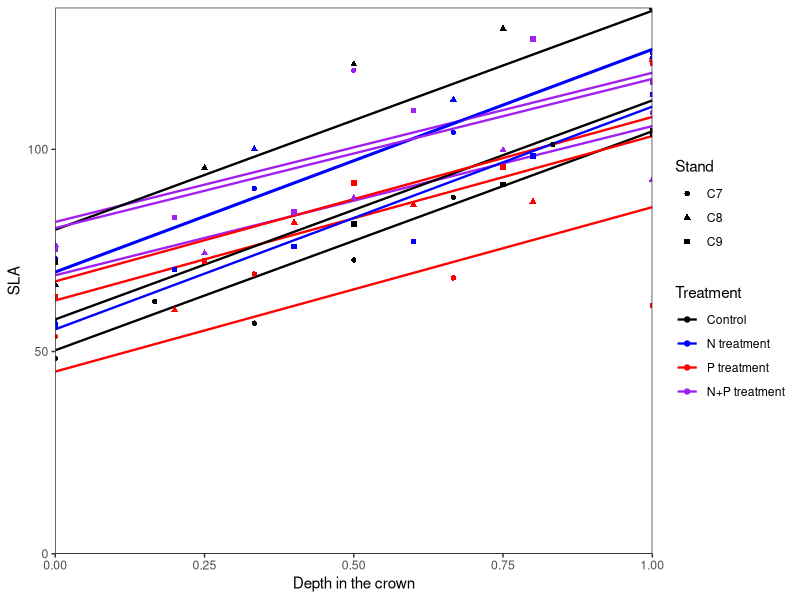
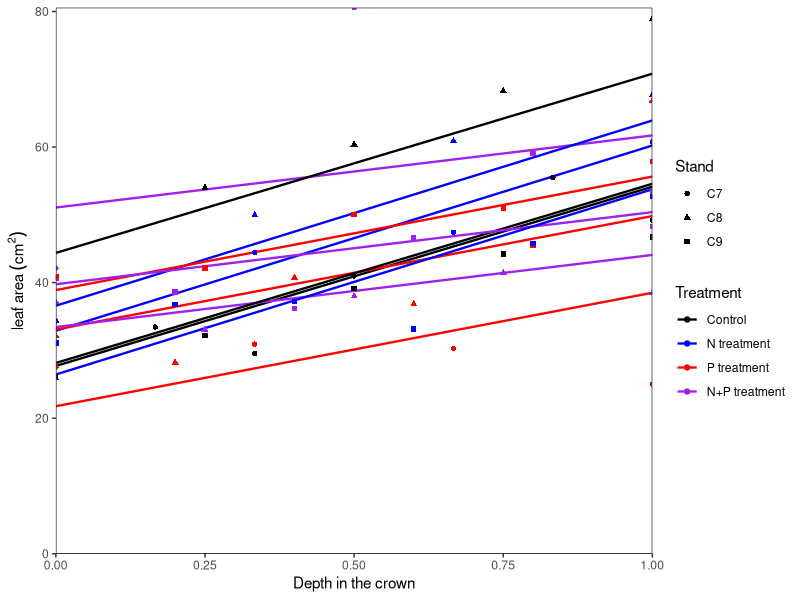
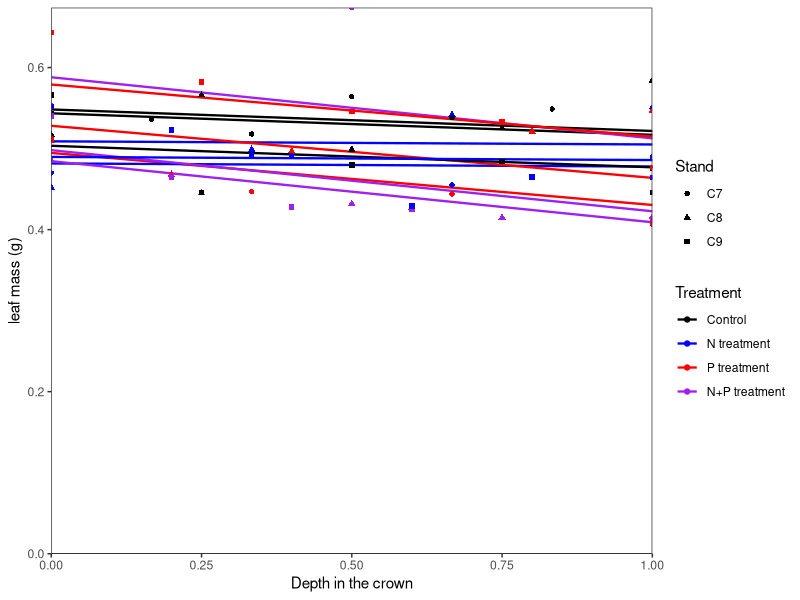
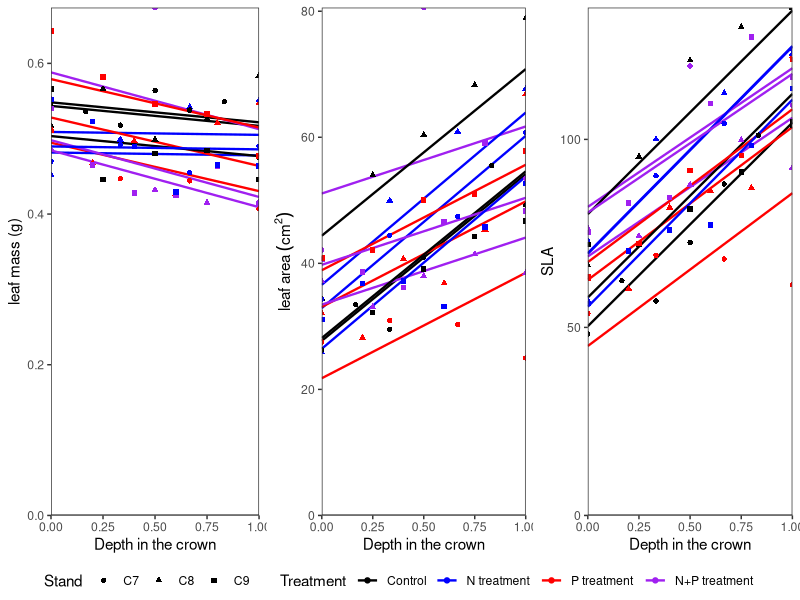
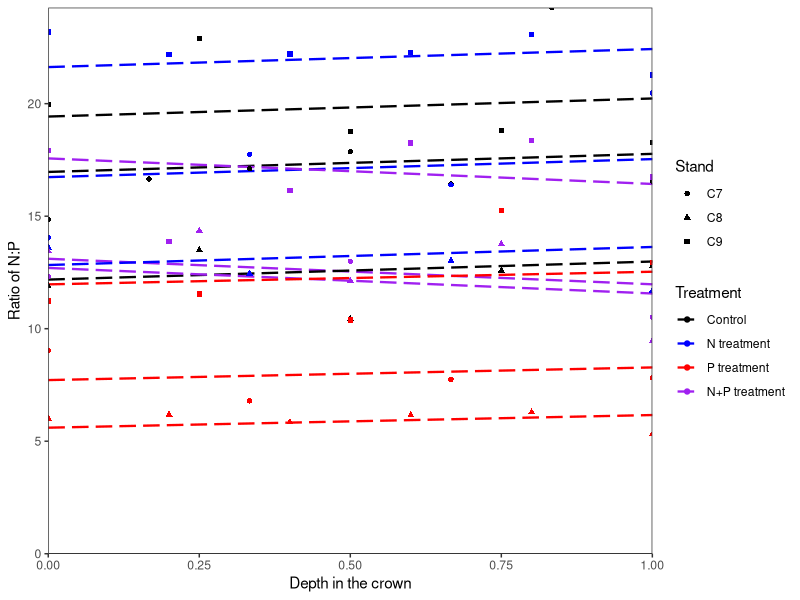
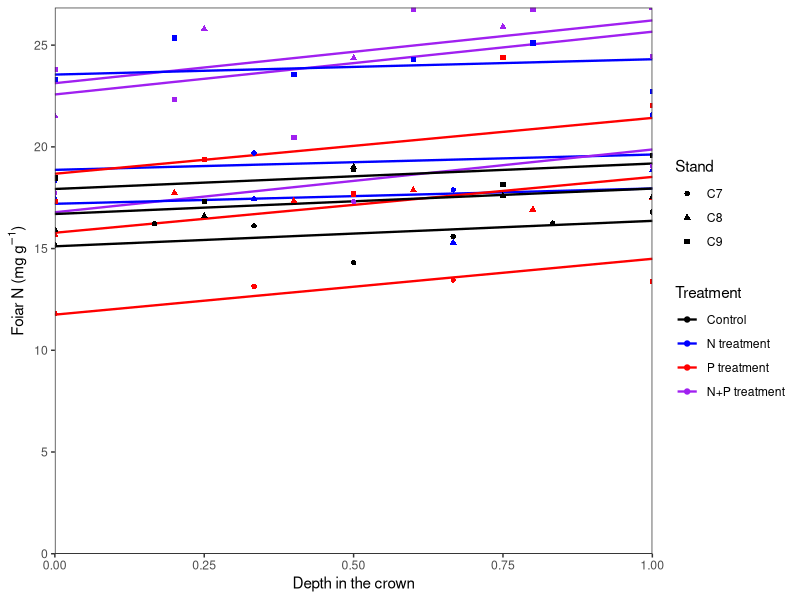
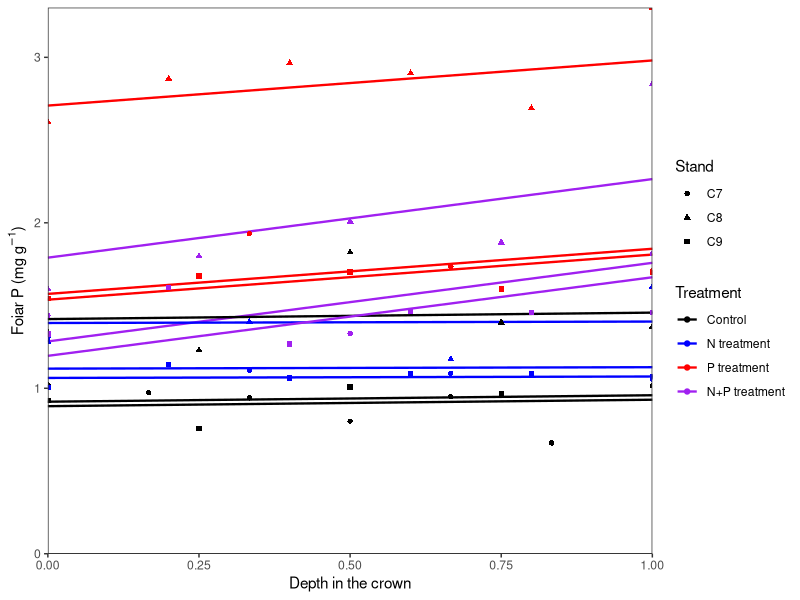
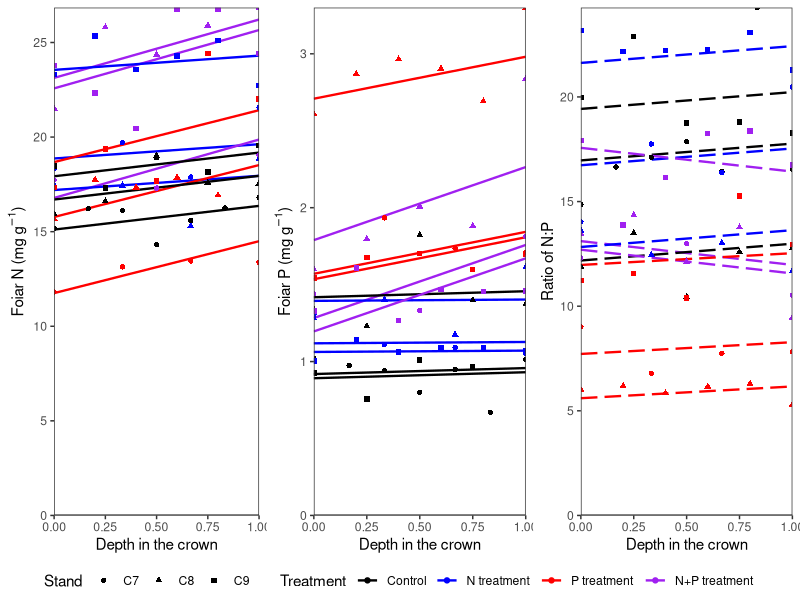

The R source for these figures, in order: (Note: this script raises an error after producing the figures.)





library(ggplot2)
library(nlme)


samp<-read.csv("better_melnhe_sugar_maple_crown_depth.csv", header=T)

samp$Treatment <- factor(samp$trmt,levels=c("Control","N treatment","P treatment","N+P treatment"))
samp$trmt <- factor(samp$trmt,levels=c("Control","N treatment","P treatment","N+P treatment"))
samp$Tree_ID<-as.numeric(samp$Tree_ID)



###########  SLA, mass, area

mSLA <- lme(SLA ~ scaled*Ntrmt*Ptrmt, random=~1|Stand/Tree_ID, data=samp)
mmass <- lme(mass_g ~ scaled*Ntrmt*Ptrmt, random=~1|Stand/Tree_ID, data=samp)
marea <- lme(area_cm2 ~ scaled*Ntrmt*Ptrmt, random=~1|Stand/Tree_ID, data=samp)


samp$fitSLA <- predict(mSLA)   #Add model fits to dataframe
samp$fitmass <- predict(mmass)   #Add model fits to dataframe
samp$fitarea <- predict(marea)   #Add model fits to dataframe


gSLA<-ggplot(samp,aes(scaled, SLA, group=interaction(Tree_ID, Stand), col=Treatment, shape=Stand )) + 
  geom_line(aes(y=fitSLA ), linetype="solid", size=0.8) +
  scale_color_manual(values= c("black","blue","red","purple"))+
  geom_point(alpha = 1) + 
  geom_hline(yintercept=0, linetype="solid") +
  theme_bw()+theme(panel.grid.major = element_blank(),panel.grid.minor = element_blank())+
  xlab("Depth in the crown")+
  ylab("SLA")+
  scale_x_continuous(expand = c(0, 0)) +
  scale_y_continuous(expand = c(0, 0))
gSLA


garea<-ggplot(samp,aes(scaled, area_cm2, group=interaction(Tree_ID, Stand), col=Treatment, shape=Stand )) + 
  geom_line(aes(y=fitarea ), linetype="solid", size=0.8) +
  scale_color_manual(values= c("black","blue","red","purple"))+
  geom_point(alpha = 1) + 
  geom_hline(yintercept=0, linetype="solid") +
  theme_bw()+theme(panel.grid.major = element_blank(),panel.grid.minor = element_blank())+
  xlab("Depth in the crown")+
  labs(y=bquote('leaf area'~(cm^2)))+
  scale_x_continuous(expand = c(0, 0)) +
  scale_y_continuous(expand = c(0, 0))
garea

gmass<-ggplot(samp,aes(scaled, mass_g, group=interaction(Tree_ID, Stand), col=Treatment, shape=Stand )) + 
  geom_line(aes(y=fitmass ), linetype="solid", size=0.8) +
  scale_color_manual(values= c("black","blue","red","purple"))+
  geom_point(alpha = 1) + 
  geom_hline(yintercept=0, linetype="solid") +
  theme_bw()+ theme(panel.grid.major = element_blank(),panel.grid.minor = element_blank())+
  xlab("Depth in the crown")+
  ylab("leaf mass (g)")+
  scale_x_continuous(expand = c(0, 0)) +
  scale_y_continuous(expand = c(0, 0))
gmass

library(ggpubr)
ggarrange(gmass, garea, gSLA, common.legend=T, nrow=1, legend="bottom")






###########################
mN_P <- lme(N_P ~ scaled*Ntrmt*Ptrmt, random=~1|Stand/Tree_ID, data=samp)
mN <- lme(N ~ scaled*Ntrmt*Ptrmt, random=~1|Stand/Tree_ID, data=samp)
mP <- lme(P ~ scaled*Ntrmt*Ptrmt, random=~1|Stand/Tree_ID, data=samp)


samp$fitN_P <- predict(mN_P)   #Add model fits to dataframe
samp$fitN <- predict(mN)   #Add model fits to dataframe
samp$fitP <- predict(mP)   #Add model fits to dataframe


gN_P<-ggplot(samp,aes(scaled, N_P, group=interaction(Tree_ID, Stand), col=Treatment, shape=Stand )) + 
  geom_line(aes(y=fitN_P ), linetype="longdash", size=0.8) +
  scale_color_manual(values= c("black","blue","red","purple"))+
  geom_point(alpha = 1) + 
  geom_hline(yintercept=0, linetype="solid") +
  theme_bw()+theme(panel.grid.major = element_blank(),panel.grid.minor = element_blank())+
  xlab("Depth in the crown")+
  ylab("Ratio of N:P")+
  scale_x_continuous(expand = c(0, 0)) +
  scale_y_continuous(expand = c(0, 0))
gN_P


gN<-ggplot(samp,aes(scaled, N, group=interaction(Tree_ID, Stand), col=Treatment, shape=Stand )) + 
  geom_line(aes(y=fitN ), linetype="solid", size=0.8) +
  scale_color_manual(values= c("black","blue","red","purple"))+
  geom_point(alpha = 1) + 
  geom_hline(yintercept=0, linetype="solid") +
  theme_bw()+theme(panel.grid.major = element_blank(),panel.grid.minor = element_blank())+
  xlab("Depth in the crown")+
  ylab("Foiar N (mg"~g^-1*")")+
scale_x_continuous(expand = c(0, 0)) +
  scale_y_continuous(expand = c(0, 0))
gN

gP<-ggplot(samp,aes(scaled, P, group=interaction(Tree_ID, Stand), col=Treatment, shape=Stand )) + 
  geom_line(aes(y=fitP ), linetype="solid", size=0.8) +
  scale_color_manual(values= c("black","blue","red","purple"))+
  geom_point(alpha = 1) + 
  geom_hline(yintercept=0, linetype="solid") +
  theme_bw()+ theme(panel.grid.major = element_blank(),panel.grid.minor = element_blank())+
  xlab("Depth in the crown")+
  ylab("Foiar P (mg"~g^-1*")")+
  scale_x_continuous(expand = c(0, 0)) +
  scale_y_continuous(expand = c(0, 0))
gP

library(ggpubr)
ggarrange(gN, gP, gN_P, common.legend=T, nrow=1, legend="bottom")

############################################
















## Maybe erase below??????



################################################


m.Ala<-lmer(Ala~ dfromtop*Ntrmt*Ptrmt+(1|Tree_ID), data=samp, na.action = na.exclude)

samp$fit.Ala <- predict(m.Ala)   #Add model fits to dataframe
g1<-ggplot(samp,aes(-dfromtop, Ala, group=interaction(Tree_ID, Stand), col=Treatment, shape=Stand )) + 
  #  facet_grid(~Ptrmt) +
  geom_line(aes(y=fit.Ala, lty=Ntrmt), size=0.8) +
  scale_color_manual(values= c("black","blue","red","purple"))+
  geom_point(alpha = 1) + 
  geom_hline(yintercept=0, linetype="solid") +
  theme_bw()+ggtitle("model fit lines")
g1

m.Val<-lmer(Val~ dfromtop*Ntrmt*Ptrmt+(1|Tree_ID), data=samp, na.action = na.exclude)
samp$fit.Val <- predict(m.Val)   #Add model fits to dataframe

gV<-ggplot(samp,aes(-dfromtop, Val, group=interaction(Tree_ID, Stand), col=Treatment, shape=Stand )) + 
  #  facet_grid(~Ptrmt) +
  geom_line(aes(y=fit.Val, lty=Ntrmt), size=0.8) +
  scale_color_manual(values= c("black","blue","red","purple"))+
  geom_point(alpha = 1) + 
  geom_hline(yintercept=0, linetype="solid") +
  theme_bw()+ggtitle("model fit lines")
gV


m.GABA<-lmer(GABA~ dfromtop*Ntrmt*Ptrmt+(1|Tree_ID), data=samp, na.action = na.exclude)
samp$fit.GABA <- predict(m.GABA)   #Add model fits to dataframe

gB<-ggplot(samp,aes(-dfromtop, GABA, group=interaction(Tree_ID, Stand), col=Treatment, shape=Stand )) + 
  #  facet_grid(~Ptrmt) +
  geom_line(aes(y=fit.GABA, lty=Ntrmt), size=0.8) +
  scale_color_manual(values= c("black","blue","red","purple"))+
  geom_point(alpha = 1) + 
  geom_hline(yintercept=0, linetype="solid") +
  theme_bw()+ggtitle("model fit lines")
gB




#################

m.B<-lmer(B~ dfromtop*Ntrmt*Ptrmt+(1|Tree_ID), data=samp, na.action = na.exclude)
samp$fit.B <- predict(m.B)   #Add model fits to dataframe

gb<-ggplot(samp,aes(-dfromtop, B, group=interaction(Tree_ID, Stand), col=Treatment, shape=Stand )) + 
  #  facet_grid(~Ptrmt) +
  geom_line(aes(y=fit.B, lty=Ptrmt), size=0.8) +
  scale_color_manual(values= c("black","blue","red","purple"))+
  geom_point(alpha = 1) + 
  geom_hline(yintercept=0, linetype="solid") +
  theme_bw()+ggtitle("model fit lines")+ylab("B (mg/g)")+xlab("Distance from top of crown (m)")
gb

m.Fe<-lmer(Fe~ dfromtop*Ntrmt*Ptrmt+(1|Tree_ID), data=samp, na.action = na.exclude)
samp$fit.Fe <- predict(m.Fe)   #Add model fits to dataframe

gFe<-ggplot(samp,aes(-dfromtop, Fe, group=interaction(Tree_ID, Stand), col=Treatment, shape=Stand )) + 
  #  facet_grid(~Ptrmt) +
  geom_line(aes(y=fit.Fe, lty=Ntrmt), size=0.8) +
  scale_color_manual(values= c("Black","blue","red","purple"))+
  geom_point(alpha = 1) + 
  geom_hline(yintercept=0, linetype="solid") +
  theme_bw()+ggtitle("model fit lines")
gFe


m.Al<-lmer(Al~ dfromtop*Ntrmt*Ptrmt+(1|Tree_ID), data=samp, na.action = na.exclude)
samp$fit.Al <- predict(m.Al)   #Add model fits to dataframe

gAl<-ggplot(samp,aes(-dfromtop, Al, group=interaction(Tree_ID, Stand), col=Treatment, shape=Stand )) + 
  #  facet_grid(~Ptrmt) +
  geom_line(aes(y=fit.Al, lty=Ptrmt), size=0.8) +
  scale_color_manual(values= c("Black","blue","red","purple"))+
  geom_point(alpha = 1) + 
  geom_hline(yintercept=0, linetype="solid") +
  theme_bw()+ggtitle("model fit lines")
gAl


library(patchwork)
gb+gFe

